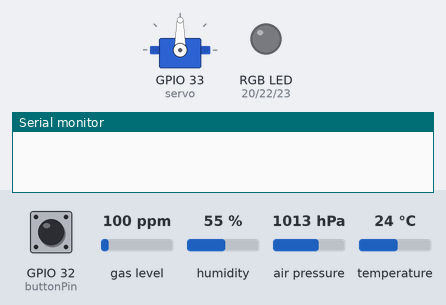
Bench run of a sketch on a simulated ESP32. Shown: servo, an RGB LED mixed from three pins (HIGH = lit), the last lines printed to the serial monitor. Dashed ring = blinking. The inputs (shaded band) are chosen by the test bench; at power-on: GPIO 32 (buttonPin) LOW, air pressure 1013 hPa, gas level 100 ppm, humidity 55 %, temperature 24 °C. Storage starts empty. At 12.0 s the program stops and its outputs stay as they are.

Above: at 2.7 s.
2.8 s: GPIO 32 (buttonPin) pulled HIGH for 0.15 s
At 3.13 s:
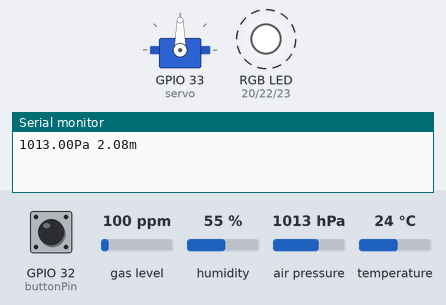
5.8 s: air pressure set to 1015 hPa
At 7.06 s:
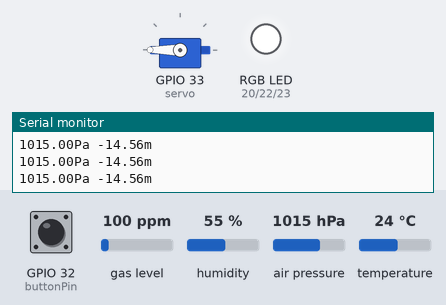
8.8 s: air pressure set to 952 hPa
At 9.2 s:
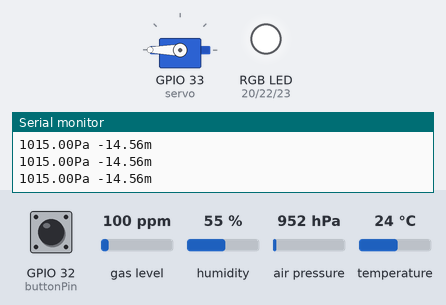
11.8 s: GPIO 32 (buttonPin) pulled HIGH for 1 s
At 12.3 s:
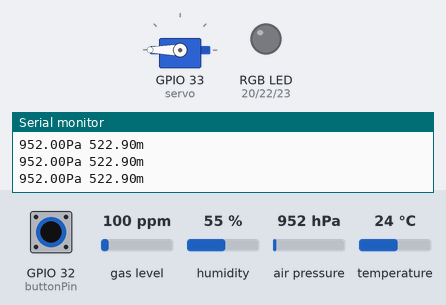
Timing chart, 0 to 13.5 s (numbered marks = the images above; inputs shaded):
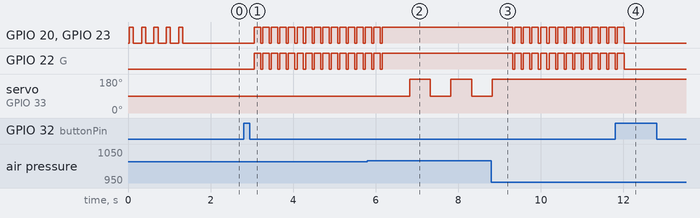

The sketch:

Flight_computer_software.ino
```cpp
/***************************************************************************
  This is a datalogging flight computer software for experimental use only.

  Designed specifically to work with: (Teensy 4.1 MCU, BME388 Barometer,
  BNO055 IMU, Adafruit SD flash memory)

  Written by Weymen Koo Chen Huan
 ***************************************************************************/

#include <Wire.h>
#include <SD.h>
#include <SPI.h>
#include <Servo.h>
#include <Adafruit_Sensor.h>
#include "Adafruit_BMP3XX.h"

#define SEALEVELPRESSURE_HPA (1013.25) // Pressure at sea level is set at 1013.25Pa

Adafruit_BMP3XX bmp;
File SDflash;
Servo servo;

const int chipSelect = 10;
const int buttonPin = 32;
const int R = 20;
const int G = 22;
const int B = 23;
bool error = false;
int apogeeCount = 0;
int mode = 0;
double alt;
double lastAlt;
// the following variables are unsigned longs because the time, measured in
// milliseconds, will quickly become a bigger number than can be stored in an int.
unsigned long lastDebounceTime = 0;  // the last time the output pin was toggled
unsigned long debounceDelay = 50;    // the debounce time; increase if the output flickers
int ledState = HIGH;         // the current state of the output pin
int buttonState;             // the current reading from the input pin
int lastButtonState = LOW;   // the previous reading from the input pin

/***************************************************************************/
void setup() {
  // Define whether a pin is input or output
  pinMode(R, OUTPUT);
  pinMode(G, OUTPUT);
  pinMode(B, OUTPUT);
  pinMode(buttonPin, INPUT);

  // Assign pin 33 for servo and set it at initial position of 90deg
  servo.attach(33);
  servo.write(90);

  // Initialize serial monitor for debugging at baud rate 115200, not mission critical
  Serial.begin(115200);

  // Initialize all sensor and SD card, report error if one of the fails
  if (!bmp.begin_I2C()) {
    Serial.println("Could not find a valid BMP3 sensor, check wiring!");
    error = true;
  }
  if (!SD.begin(chipSelect)) {
    Serial.println("initialization failed!");
    //error = true;
  }
  if (SD.exists("Data.txt")) {
    if (SD.remove("Data.txt") == true) {
      Serial.println("removed data");
    }
  }
  SDflash = SD.open("Data.txt", FILE_WRITE);
  if (!SDflash) {
    Serial.println("Error opening Data.txt");
    //error = true;
  }

  //If error occurs, then RGB light will turn red and program stops, else RGB flashes green 5x
  if (error == true) {
    RGB_color(0, 255, 255);
    while (1);
  }
  else {
    for (int j = 0; j < 5; j++) {
      RGB_color(255, 0, 255);
      delay(100);
      RGB_color(0, 0, 0);
      delay(200);
    }
  }

  // Set up oversampling and filter initialization
  bmp.setTemperatureOversampling(BMP3_OVERSAMPLING_8X);
  bmp.setPressureOversampling(BMP3_OVERSAMPLING_4X);
  bmp.setIIRFilterCoeff(BMP3_IIR_FILTER_COEFF_3);
  bmp.setOutputDataRate(BMP3_ODR_50_HZ);

}

/***************************************************************************/
void loop() {
  // If button is pressed, flight computer switches to flight/datalogging mode, indicated by green light
  Switch(digitalRead(buttonPin));

  // Logs data and checks for altitude change every 10 ms
  while (mode == 1) {
    //If at any point bme388 fails, report status, deploy parachute immediately
    if (! bmp.performReading()) {
      failsafe();
    }
    datalog();
    apogeeCheck(); //Calls function called apogeeCheck
    RGB_color(0, 0, 0);
    delay(50);
    RGB_color(255, 255, 255);
  }
}

/***************************************************************************/
//Must get 5 reading lower than the last reading in a row to be considered apogee, then deploy parachute by actuating servo
void apogeeCheck() {
  alt = bmp.readAltitude(SEALEVELPRESSURE_HPA);   //Set current alt as sea level
  if (alt - lastAlt < 0) {
    apogeeCount += 1; // Counter adds 1 everytime current alt is lower than previous alt
    alt = lastAlt; //Set current alt to become last alt
  } else {
    apogeeCount = 0; //Reset to 0 if altitude increases instead of decreases
  }
  if (apogeeCount >= 3) {
    for (int j = 0; j < 3; j++) {
      servo.write(90); //Servo actuates from 90 to 180 to release parachute
      delay(500);
      servo.write(180);
      delay(500);
    }
    Serial.println("Parachute deployed!");
  }
}

/***************************************************************************/
//Function to control RGB light
void RGB_color(int red_light_value, int green_light_value, int blue_light_value) {
  analogWrite(R, red_light_value);
  analogWrite(G, green_light_value);
  analogWrite(B, blue_light_value);
}

/***************************************************************************/
// Fail safe actions
void failsafe() {
  Serial.println("Fail safe initiated!");
  SDflash.close();
  RGB_color(0, 255, 255);
  servo.write(180);
  /* Need to also copies data from flash to SD, close file afterwards */
  while (1);
}

/***************************************************************************/
// Datalogging
void datalog() {
  Serial.print(bmp.pressure / 100.0);
  Serial.print("Pa ");
  Serial.print(bmp.readAltitude(SEALEVELPRESSURE_HPA));
  Serial.print("m ");
  Serial.println();
  SDflash.print(bmp.pressure / 100.0);
  SDflash.print("Pa ");
  SDflash.print(bmp.readAltitude(SEALEVELPRESSURE_HPA));
  SDflash.print("m ");
  SDflash.println();
  Switch(digitalRead(buttonPin));
  if (mode == 2) {
    SDflash.close();
    RGB_color(0, 0, 0);
    while (1);
  }
  /* Need to also prints data to SD card */
}

/***************************************************************************/
int Switch(int reading) {
  // check to see if you just pressed the button
  // (i.e. the input went from LOW to HIGH), and you've waited long enough
  // since the last press to ignore any noise:
  // If the switch changed, due to noise or pressing:
  if (reading != lastButtonState) {
    // reset the debouncing timer
    lastDebounceTime = millis();
  }

  if ((millis() - lastDebounceTime) > debounceDelay) {
    // whatever the reading is at, it's been there for longer than the debounce
    // delay, so take it as the actual current state:

    // if the button state has changed:
    if (reading != buttonState) {
      buttonState = reading;
      if (buttonState == HIGH) {
        mode++;
      }
    }
  }
  // save the reading. Next time through the loop, it'll be the lastButtonState:
  lastButtonState = reading;
  return mode;
}
```

Measured:
- the behaviour switches between 1013 and 1014 hPa on air pressure (found by bisection; images 1 and 2)
- after the input at 2.8 s, GPIO 20 (R), GPIO 22 (G), GPIO 23 (B): alternates HIGH for 0.16 s and LOW for 0.05 s, starting after 0.26 s
- after the input at 5.8 s, GPIO 20 (R), GPIO 22 (G), GPIO 23 (B): goes on until 6.2 s, then stays HIGH; servo on GPIO 33 (servo): alternates 180° for 0.50 s and 90° for 0.50 s, starting after 1.0 s
- after the input at 8.8 s, servo on GPIO 33 (servo): goes on until 8.8 s, then stays 180°
- after the input at 11.8 s, GPIO 20 (R), GPIO 22 (G), GPIO 23 (B): goes on until 12.0 s, then stays LOW
